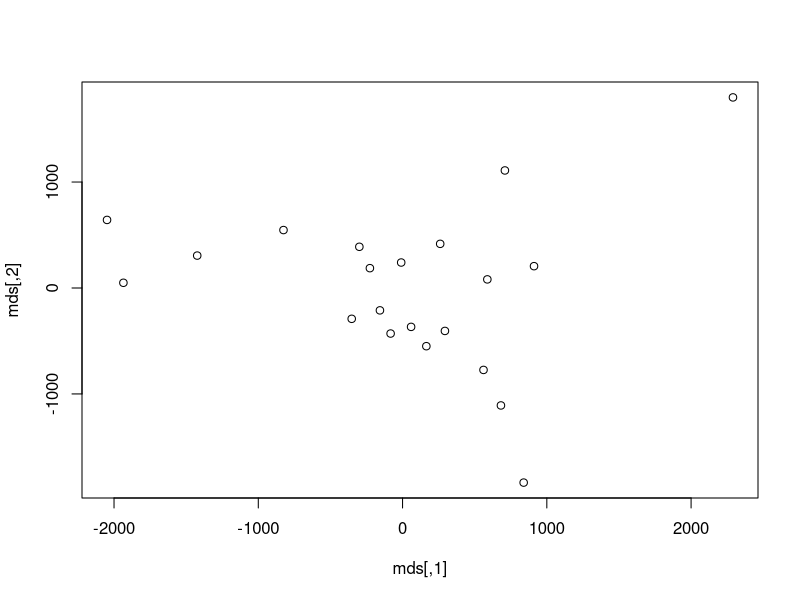
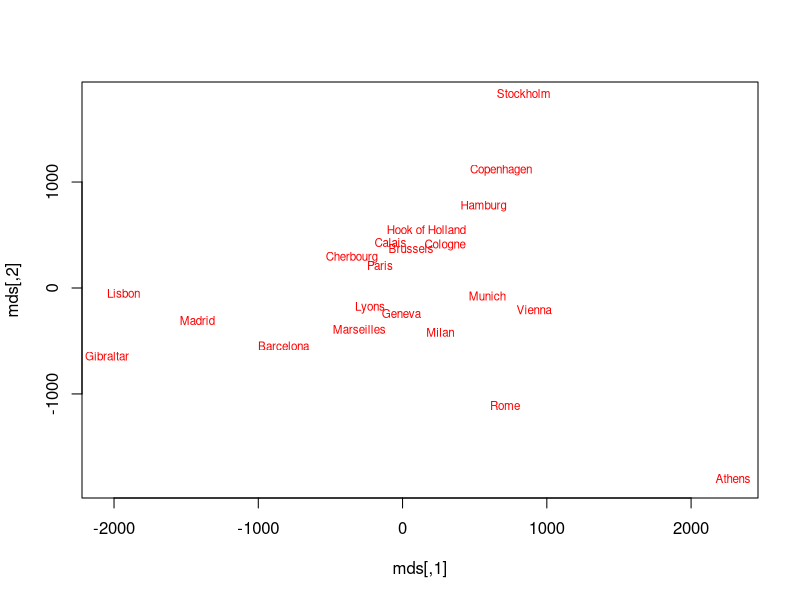

Reproduce these figures in R, in order. (Note: this script raises an error after producing the figures.)
# Ana Maria Sandoval Jimenez
# Data Visualization Exercise 1
# PCA

library(stats)
library(ggplot2)

data("eurodist")
as.matrix(eurodist)[1:5,1:5]
mds = cmdscale(eurodist); mds # reduce dimension from 21 to 2

# Plot cmd
plot(mds)
plot(mds, type = 'n')
text(mds[,1], -mds[,2], labels(eurodist), cex = 0.7, col = 'red')


# Plot Geolocalization
plot(geodat$lon,geodat$lat, type = 'n')
text(geodat$lon,geodat$lat, labels = geodat$city, cex = 0.7)

# Overlay cmd and geolocalization
# use scale to overlay the two plots

mds_scale <- scale(mds)
geodat_scale <- scale(cbind(geodat$lon,geodat$lat))

plot(mds, type = 'n', xlab = "Lon", ylab = "Lat", xlim=range(c(mds[,1],geodat$lon)),
     ylim=range(c(mds[,2],geodat$lat)))
text(mds[,1], -mds[,2], labels(eurodist), cex = 0.7, col = 'red')

par(new=TRUE)
plot(geodat$lon,geodat$lat, type = 'n', axes = FALSE, bty = "n", xlab = "", ylab = "", 
     xlim=range(cbind(mds[,1],geodat$lon)),
     ylim=range(cbind(mds[,2],geodat$lat)))
text(geodat$lon,geodat$lat, labels = geodat$city, cex = 0.7)

# Plot using ggplot2
dat = as.data.frame(mds)
lab = rownames(mds)
p <- ggplot(dat, aes(V1, -V2, label = lab ))
p + geom_text(check_overlap = TRUE) # Avoid overlaps

#### Task 2: Method exploration with iris data

data(iris)
dim(iris)
iris[,1:5]
names(iris)
summary(iris)
plot(iris)
plot(iris, col=iris$Species)

par(mfrow=c(1,2))
plot(iris$Petal.Length)
boxplot(iris$Petal.Length~iris$Species)
boxplot(iris)
hist(iris$Petal.Length[1:50])
